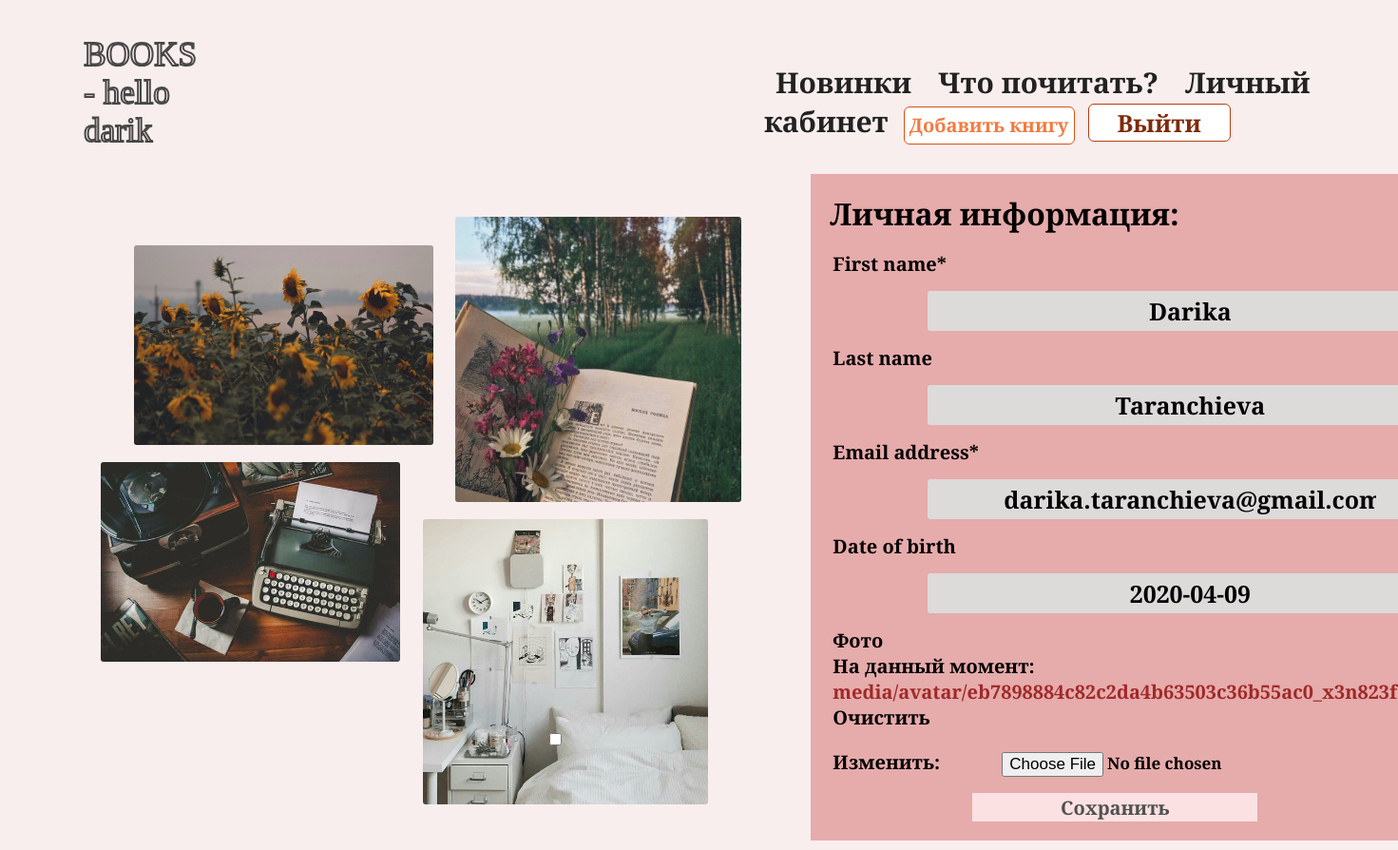
Before: /profile_app/profile/edit/ (signed in) with the older database file.
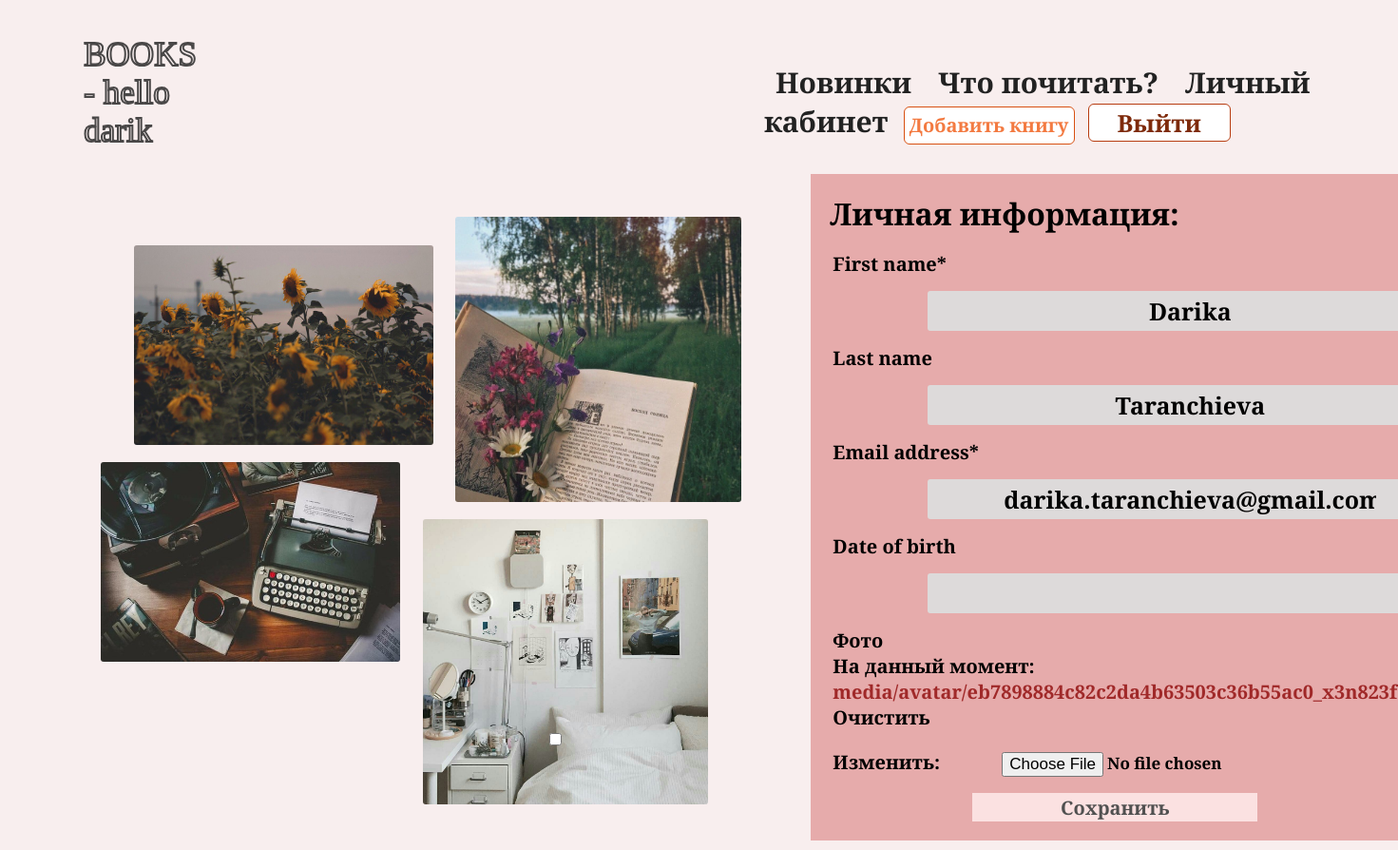
After: the same page with the newer database file.
### profile_app/models.py (models this page shows, shortened)
class Profile(models.Model):
    user = models.OneToOneField(settings.AUTH_USER_MODEL, on_delete=models.CASCADE)
    date_of_birth = models.DateField(blank=True, null=True)
    photo = models.ImageField('Фото',upload_to='media/avatar', default='media/default.JPG', blank=True)

### profile_app/views.py (the view)
# urls.py: path('profile/edit/', edit, name='profile_edit_url'),
@login_required
def edit(request, *args, **kwargs):
    if request.method == 'POST':
        user_form = UserEditForm(instance=request.user, data=request.POST)
        profile_form = ProfileEditForm(instance=request.user.profile, data=request.POST, files=request.FILES)
        if user_form.is_valid() and profile_form.is_valid():
            user_form.save()
            profile_form.save()
            return redirect(reverse('profile_url', args=[request.user.pk]))
        else:
            form = ProfileEditForm
            return render(request, 'profile_edit.html', {'user_form': user_form, 'profile_form': profile_form})
    else:
        user_form = UserEditForm(instance=request.user)
        profile_form = ProfileEditForm(instance=request.user.profile)
        return render(request,
                    'profile_edit.html',
                    {'user_form': user_form,
                    'profile_form': profile_form})

### profile_app/forms.py
class UserEditForm(forms.ModelForm):
    def __init__(self, *args, **kwargs):
        super(UserEditForm, self).__init__(*args, **kwargs)
        self.fields['first_name'].required = True
        self.fields['email'].required = True
    class Meta:
        model = User
        fields = ('first_name', 'last_name', 'email')

class ProfileEditForm(forms.ModelForm):
    class Meta:
        model = Profile
        fields = ('date_of_birth', 'photo')

### profile_app/templates/profile_edit.html (shortened to what this page needs)
{% extends 'base.html' %}
{% load static %}
{% load crispy_forms_tags %}
{% block content %}
<div class="page-edit">
<div class="profile-page">
<div class="pp_item4">
</div>
<div class="pp_item4">
    <p><img class='profile' style="height: 210px;" src="{% static 'images/3.jpg' %}" alt=""></p><br>
    <p class='pp_item4-7__el'><img class='profile' style="height: 210px;" src="{% static 'images/4.jpg' %}" alt=""></p>
</div>
<div class="pp_item3">
    <p><img class='profile' style="height: 300px;" src="{% static 'images/1.jpg' %}" alt=""></p><br>
    <p class='pp_item4-7__el'><img class='profile' style="height: 300px;" src="{% static 'images/7.jpg' %}" alt=""></p>
</div>
<div class="pp_item-edit">
<h1>Личная информация:</h1><br>
    <form action="." method="post" enctype="multipart/form-data">
       <div class="profile_form_text">
        {{ user_form|crispy }}
        {{ profile_form|crispy }}
        </div>
        <p><button class="profile__btn-save" type="submit">Сохранить</button></p>
    </form>
</div>
</div>
</div>
{% endblock %}

### templates/base.html (shortened to what this page needs)
{% load static %}
<!DOCTYPE html>
<html lang="en">
<head>
    <link rel="stylesheet" href="{% static 'style.css' %}">
</head>
<body>
    <header>
      {% if user.is_authenticated %}
        <div class="header__logo">
           <a href="{% url 'bookslist_url' %}"><p>BOOKS</p> <p class = 'hello'> - hello {{ user.username }}</p></a>
        </div>
        <nav>
        {%else%}
        <div class="header__logo">
         <a href="{% url 'bookslist_url' %}"><p>BOOKS</p></a>
         </div>
         <nav class='not_yet'>
      {% endif %}
           <div class="topnav" id="myTopnav">
            <a href="{% url 'booksnew_url' %}" class = a_hover>Новинки</a>
            <a href="{% url 'whattoread_url' %}" class = a_hover>Что почитать?</a>
            {% if user.is_authenticated %}
            <a href="{% url 'profile_url' request.user.pk %}" class = a_hover>Личный кабинет</a>
            <a href="{% url 'bookcreate_url' %}"><button class = 'btn_add'>Добавить книгу</button></a>
            <a href="{% url 'logout' %}"><button class = 'btn_logout'>Выйти</button></a>
            {% else %}
            <a href="{% url 'login' %}"><button class = 'btn_add'>Войти</button> </a>
            <a href="{% url 'signup_url' %}"><button class = 'btn_logout_'>Зарегистрироваться</button> </a>
            {% endif %}
           </div>
        </nav>
      </header>
{% block content %}
{% endblock %}
</body>
</html>

### static/style.css (style rules this page uses)
* { margin: 0; font-family: 'Cormorant Garamond', serif; padding: 0; }
a { text-decoration: none; }
header { width: 100%; background-color: rgb(248, 238, 238); display: flex; position: relative; }
body { background-color: rgb(248, 238, 238); }
.header__logo { cursor: pointer; margin-top: 38px; margin-left: 6%; margin-right: 450px; position: relative; }
.header__logo p { -webkit-text-stroke: 2px rgb(73, 71, 71); color: transparent; font-weight: 200; font-size: 35px; }
nav { margin-top: 66px; margin-left: 10%; position: relative; }
.topnav .a_hover { color: #222; text-align: center; padding: 0 12px 0 12px; font-size: 30px; text-decoration: none; font-weight: bold; }
.hello { margin-bottom: 15px; position: relative; text-align-last: left; }
.btn_add { width: 180px; height: 40px; position: relative; background-color: #fff; color: rgb(243, 122, 65); font-size: 20px; cursor: pointer; padding-left: 0px; border: 1.5px solid #D85112; border-radius: 6px; font-weight: bold; margin-right: 10px; }
.btn_logout { width: 150px; height: 40px; cursor: pointer; position: relative; background-color: #fff; color: rgb(126, 42, 11); font-size: 25px; padding-left: 1.5px; border: 1.5px solid #B73C10; border-radius: 6px; font-weight: bold; padding: 0 10px; margin-bottom: 10px; }
input { padding: 8px 60px 8px 60px; font-size: 25px; font-weight: bold; text-align: center; margin-bottom: 25px; margin-top: 25px; }
.form-control { padding: 4px 80px 4px 80px; margin-left: 100px; margin-top: -5px; margin-bottom: 15px; border-radius: 3px; background-color: rgb(221, 218, 218); border: none; }
img { border: 25px solid #4d4c4c; border-radius: 3px; }
.profile { border: none; display: block; margin: 0 auto; }
.page-edit { margin-left: auto; margin-right: auto; width: 50%; }
.profile-page { display: flex; flex-direction: row; flex-wrap: nowrap; }
.pp_item3 { position: relative; margin-top: 55px; padding-right: 3px; right: 110px; margin-right: -50px; }
.pp_item4 { position: relative; margin-top: 55px; padding-right: 3px; right: 180px; margin-right: -50px; padding-top: 30px; }
.profile-page .pp_item-edit { background: rgb(230, 171, 171); padding: 20px; padding-bottom: 20px; margin: 10px; width: 600px; }
.pp_item4-7__el { margin-left: -70px; }
#id_photo { font-size: 17px; }
.profile__btn-save { width: 300px; height: 30px; outline: none; border: none; cursor: pointer; margin-top: 18px; margin-bottom: 10px; font-weight: bold; background-color: rgb(251, 225, 225); color: rgb(80, 80, 80); font-size: 20px; display: block; margin: 0 auto; }
.profile_form_text { font-size: 20px; font-weight: bold; padding-bottom: 10px; padding-left: 3px; height: 560px; }
.profile_form_text a { color: #a02929; }
.profile_form_text input { margin-top: 15px; }
#photo-clear_id { position: absolute; margin-top: 30px; right: 880px; }

Changed rows visible on the page:
changed Profile: date_of_birth "2020-04-09" → (not shown)
